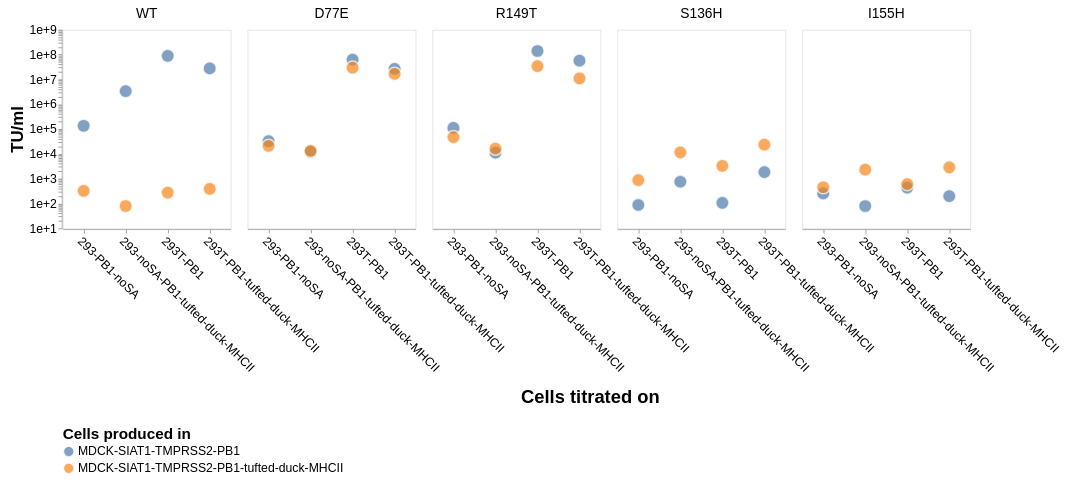

The notebook cell this image was saved under:
### Code cell
virus_order = ["WT", "D77E", "R149T", "S136H", "I155H"]

base = (
    alt.Chart(df)
    .mark_point(size=300, filled=True, stroke='white')
    .encode(
        x=alt.X(
            "cells titrated on:N",
            title=None,
            axis=alt.Axis(
                labelAngle=45,
                labelFontSize=16,
                labelLimit=1000,   # prevent truncation
                grid=False,
            ),
        ),
        y=alt.Y(
            "TU/ml:Q",
            title="TU/ml",
            scale=alt.Scale(type="log"),
            axis=alt.Axis(
                labelFontSize=16,
                titleFontSize=22,
                grid=False,
                format=".0e",
            ),
        ),
        color=alt.Color(
            "cells produced in:N",
            title="Cells produced in",
            legend=alt.Legend(
                orient="bottom",
                direction="horizontal",
                columns=1,          # stack entries so full text fits
                labelLimit=1000,    # prevent legend truncation
                titleLimit=1000,
                titleFontSize=20,
                labelFontSize=16,
                symbolSize=180,
            ),
        ),
        tooltip=[
            alt.Tooltip("virus:N"),
            alt.Tooltip("cells titrated on:N"),
            alt.Tooltip("cells produced in:N"),
            alt.Tooltip("TU/ml:Q", format=".2e"),
        ],
    )
    .properties(width=220, height=260)
)

facet_chart = base.facet(
    column=alt.Column(
        "virus:N",
        sort=virus_order,
        title=None,
        header=alt.Header(
            labelFontSize=18,
            titleFontSize=18,
        ),
    )
).resolve_scale(y="shared")

x_title = (
    alt.Chart(pd.DataFrame({"text": ["Cells titrated on"]}))
    .mark_text(fontSize=24, fontWeight="bold", align="left")
    .encode(text="text:N")
    .properties(height=40, width=1200)
)

chart = (
    alt.vconcat(
        facet_chart,
        x_title,
        spacing=10,
    )
    .configure_view(stroke=None)
    .configure_axis(
        labelFontSize=16,
        titleFontSize=20,
    )
    .configure_legend(
        labelLimit=1000,
        titleLimit=1000,
    )
    .configure(
        padding={"left": 10, "right": 40, "top": 10, "bottom": 20}
    )
)

chart

### Figure 1 — Vega-Lite specification as saved in the notebook (floating-point values rounded to 4 significant figures)
{"config": {"view": {"continuousWidth": 300, "continuousHeight": 300}, "padding": {"left": 10, "right": 40, "top": 10, "bottom": 20}}, "vconcat": [{"data": {"name": "data-4c053c06566e8c23d9b751dd47806cff"}, "facet": {"column": {"field": "virus", "header": {"labelFontSize": 18, "titleFontSize": 18}, "sort": ["WT", "D77E", "R149T", "S136H", "I155H"], "title": null, "type": "nominal"}}, "spec": {"mark": {"type": "point", "filled": true, "size": 300, "stroke": "white"}, "encoding": {"color": {"field": "cells produced in", "legend": {"columns": 1, "direction": "horizontal", "labelFontSize": 16, "labelLimit": 1000, "orient": "bottom", "symbolSize": 180, "titleFontSize": 20, "titleLimit": 1000}, "title": "Cells produced in", "type": "nominal"}, "tooltip": [{"field": "virus", "type": "nominal"}, {"field": "cells titrated on", "type": "nominal"}, {"field": "cells produced in", "type": "nominal"}, {"field": "TU/ml", "format": ".2e", "type": "quantitative"}], "x": {"axis": {"grid": false, "labelAngle": 45, "labelFontSize": 16, "labelLimit": 1000}, "field": "cells titrated on", "title": null, "type": "nominal"}, "y": {"axis": {"format": ".0e", "grid": false, "labelFontSize": 16, "titleFontSize": 22}, "field": "TU/ml", "scale": {"type": "log"}, "title": "TU/ml", "type": "quantitative"}}, "height": 260, "width": 220}, "resolve": {"scale": {"y": "shared"}}}, {"data": {"name": "data-9a27c3b723348a811e5d8cbcc2265106"}, "mark": {"type": "text", "align": "left", "fontSize": 24, "fontWeight": "bold"}, "encoding": {"text": {"field": "text", "type": "nominal"}}, "height": 40, "width": 1200}], "spacing": 10, "$schema": "https://vega.github.io/schema/vega-lite/v6.1.0.json", "datasets": {"data-4c053c06566e8c23d9b751dd47806cff": [{"Number of cells infected": 40000, "%positive counted by FACS": 1.68, "ml of virus used": 2.44e-05, "TU/ml": 27760000.0, "virus": "WT", "cells produced in": "MDCK-SIAT1-TMPRSS2-PB1", "cells titrated on": "293T-PB1-tufted-duck-MHCII"}, {"Number of cells infected": 40000, "%positive counted by FACS": 1.62, "ml of virus used": 2.44e-05, "TU/ml": 26760000.0, "virus": "D77E", "cells produced in": "MDCK-SIAT1-TMPRSS2-PB1", "cells titrated on": "293T-PB1-tufted-duck-MHCII"}, {"Number of cells infected": 40000, "%positive counted by FACS": 0.23, "ml of virus used": 0.05, "TU/ml": 1842.0, "virus": "S136H", "cells produced in": "MDCK-SIAT1-TMPRSS2-PB1", "cells titrated on": "293T-PB1-tufted-duck-MHCII"}, {"Number of cells infected": 40000, "%positive counted by FACS": 3.41, "ml of virus used": 2.44e-05, "TU/ml": 56840000.0, "virus": "R149T", "cells produced in": "MDCK-SIAT1-TMPRSS2-PB1", "cells titrated on": "293T-PB1-tufted-duck-MHCII"}, {"Number of cells infected": 40000, "%positive counted by FACS": 0.025, "ml of virus used": 0.05, "TU/ml": 200.0, "virus": "I155H", "cells produced in": "MDCK-SIAT1-TMPRSS2-PB1", "cells titrated on": "293T-PB1-tufted-duck-MHCII"}, {"Number of cells infected": 45000, "%positive counted by FACS": 4.76, "ml of virus used": 2.44e-05, "TU/ml": 89890000.0, "virus": "WT", "cells produced in": "MDCK-SIAT1-TMPRSS2-PB1", "cells titrated on": "293T-PB1"}, {"Number of cells infected": 45000, "%positive counted by FACS": 3.36, "ml of virus used": 2.44e-05, "TU/ml": 63000000.0, "virus": "D77E", "cells produced in": "MDCK-SIAT1-TMPRSS2-PB1", "cells titrated on": "293T-PB1"}, {"Number of cells infected": 45000, "%positive counted by FACS": 0.012, "ml of virus used": 0.05, "TU/ml": 108.0, "virus": "S136H", "cells produced in": "MDCK-SIAT1-TMPRSS2-PB1", "cells titrated on": "293T-PB1"}, {"Number of cells infected": 45000, "%positive counted by FACS": 7.31, "ml of virus used": 2.44e-05, "TU/ml": 139900000.0, "virus": "R149T", "cells produced in": "MDCK-SIAT1-TMPRSS2-PB1", "cells titrated on": "293T-PB1"}, {"Number of cells infected": 45000, "%positive counted by FACS": 0.049, "ml of virus used": 0.05, "TU/ml": 441.1, "virus": "I155H", "cells produced in": "MDCK-SIAT1-TMPRSS2-PB1", "cells titrated on": "293T-PB1"}, {"Number of cells infected": 40000, "%positive counted by FACS": 3.23, "ml of virus used": 0.0003906, "TU/ml": 3362000.0, "virus": "WT", "cells produced in": "MDCK-SIAT1-TMPRSS2-PB1", "cells titrated on": "293-noSA-PB1-tufted-duck-MHCII"}, {"Number of cells infected": 40000, "%positive counted by FACS": 1.49, "ml of virus used": 0.05, "TU/ml": 12010.0, "virus": "D77E", "cells produced in": "MDCK-SIAT1-TMPRSS2-PB1", "cells titrated on": "293-noSA-PB1-tufted-duck-MHCII"}, {"Number of cells infected": 40000, "%positive counted by FACS": 0.095, "ml of virus used": 0.05, "TU/ml": 760.4, "virus": "S136H", "cells produced in": "MDCK-SIAT1-TMPRSS2-PB1", "cells titrated on": "293-noSA-PB1-tufted-duck-MHCII"}, {"Number of cells infected": 40000, "%positive counted by FACS": 1.4, "ml of virus used": 0.05, "TU/ml": 11280.0, "virus": "R149T", "cells produced in": "MDCK-SIAT1-TMPRSS2-PB1", "cells titrated on": "293-noSA-PB1-tufted-duck-MHCII"}, {"Number of cells infected": 40000, "%positive counted by FACS": 0.01, "ml of virus used": 0.05, "TU/ml": 80.0, "virus": "I155H", "cells produced in": "MDCK-SIAT1-TMPRSS2-PB1", "cells titrated on": "293-noSA-PB1-tufted-duck-MHCII"}, {"Number of cells infected": 40000, "%positive counted by FACS": 2.11, "ml of virus used": 0.00625, "TU/ml": 136500.0, "virus": "WT", "cells produced in": "MDCK-SIAT1-TMPRSS2-PB1", "cells titrated on": "293-PB1-noSA"}, {"Number of cells infected": 40000, "%positive counted by FACS": 1.02, "ml of virus used": 0.0125, "TU/ml": 32810.0, "virus": "D77E", "cells produced in": "MDCK-SIAT1-TMPRSS2-PB1", "cells titrated on": "293-PB1-noSA"}, {"Number of cells infected": 40000, "%positive counted by FACS": 0.011, "ml of virus used": 0.05, "TU/ml": 88.0, "virus": "S136H", "cells produced in": "MDCK-SIAT1-TMPRSS2-PB1", "cells titrated on": "293-PB1-noSA"}, {"Number of cells infected": 40000, "%positive counted by FACS": 1.73, "ml of virus used": 0.00625, "TU/ml": 111700.0, "virus": "R149T", "cells produced in": "MDCK-SIAT1-TMPRSS2-PB1", "cells titrated on": "293-PB1-noSA"}, {"Number of cells infected": 40000, "%positive counted by FACS": 0.032, "ml of virus used": 0.05, "TU/ml": 256.0, "virus": "I155H", "cells produced in": "MDCK-SIAT1-TMPRSS2-PB1", "cells titrated on": "293-PB1-noSA"}, {"Number of cells infected": 40000, "%positive counted by FACS": 0.049, "ml of virus used": 0.05, "TU/ml": 392.1, "virus": "WT", "cells produced in": "MDCK-SIAT1-TMPRSS2-PB1-tufted-duck-MHCII", "cells titrated on": "293T-PB1-tufted-duck-MHCII"}, {"Number of cells infected": 40000, "%positive counted by FACS": 4.02, "ml of virus used": 9.77e-05, "TU/ml": 16810000.0, "virus": "D77E", "cells produced in": "MDCK-SIAT1-TMPRSS2-PB1-tufted-duck-MHCII", "cells titrated on": "293T-PB1-tufted-duck-MHCII"}, {"Number of cells infected": 40000, "%positive counted by FACS": 2.91, "ml of virus used": 0.05, "TU/ml": 23630.0, "virus": "S136H", "cells produced in": "MDCK-SIAT1-TMPRSS2-PB1-tufted-duck-MHCII", "cells titrated on": "293T-PB1-tufted-duck-MHCII"}, {"Number of cells infected": 40000, "%positive counted by FACS": 1.34, "ml of virus used": 4.88e-05, "TU/ml": 11050000.0, "virus": "R149T", "cells produced in": "MDCK-SIAT1-TMPRSS2-PB1-tufted-duck-MHCII", "cells titrated on": "293T-PB1-tufted-duck-MHCII"}, {"Number of cells infected": 40000, "%positive counted by FACS": 0.36, "ml of virus used": 0.05, "TU/ml": 2885.0, "virus": "I155H", "cells produced in": "MDCK-SIAT1-TMPRSS2-PB1-tufted-duck-MHCII", "cells titrated on": "293T-PB1-tufted-duck-MHCII"}, {"Number of cells infected": 45000, "%positive counted by FACS": 0.031, "ml of virus used": 0.05, "TU/ml": 279.0, "virus": "WT", "cells produced in": "MDCK-SIAT1-TMPRSS2-PB1-tufted-duck-MHCII", "cells titrated on": "293T-PB1"}, {"Number of cells infected": 45000, "%positive counted by FACS": 1.6, "ml of virus used": 2.44e-05, "TU/ml": 29730000.0, "virus": "D77E", "cells produced in": "MDCK-SIAT1-TMPRSS2-PB1-tufted-duck-MHCII", "cells titrated on": "293T-PB1"}, {"Number of cells infected": 45000, "%positive counted by FACS": 0.37, "ml of virus used": 0.05, "TU/ml": 3336.0, "virus": "S136H", "cells produced in": "MDCK-SIAT1-TMPRSS2-PB1-tufted-duck-MHCII", "cells titrated on": "293T-PB1"}, {"Number of cells infected": 45000, "%positive counted by FACS": 1.86, "ml of virus used": 2.44e-05, "TU/ml": 34610000.0, "virus": "R149T", "cells produced in": "MDCK-SIAT1-TMPRSS2-PB1-tufted-duck-MHCII", "cells titrated on": "293T-PB1"}, {"Number of cells infected": 45000, "%positive counted by FACS": 0.068, "ml of virus used": 0.05, "TU/ml": 612.2, "virus": "I155H", "cells produced in": "MDCK-SIAT1-TMPRSS2-PB1-tufted-duck-MHCII", "cells titrated on": "293T-PB1"}, {"Number of cells infected": 40000, "%positive counted by FACS": 0.01, "ml of virus used": 0.05, "TU/ml": 80.0, "virus": "WT", "cells produced in": "MDCK-SIAT1-TMPRSS2-PB1-tufted-duck-MHCII", "cells titrated on": "293-noSA-PB1-tufted-duck-MHCII"}, {"Number of cells infected": 40000, "%positive counted by FACS": 1.65, "ml of virus used": 0.05, "TU/ml": 13310.0, "virus": "D77E", "cells produced in": "MDCK-SIAT1-TMPRSS2-PB1-tufted-duck-MHCII", "cells titrated on": "293-noSA-PB1-tufted-duck-MHCII"}, {"Number of cells infected": 40000, "%positive counted by FACS": 1.44, "ml of virus used": 0.05, "TU/ml": 11600.0, "virus": "S136H", "cells produced in": "MDCK-SIAT1-TMPRSS2-PB1-tufted-duck-MHCII", "cells titrated on": "293-noSA-PB1-tufted-duck-MHCII"}, {"Number of cells infected": 40000, "%positive counted by FACS": 2.01, "ml of virus used": 0.05, "TU/ml": 16240.0, "virus": "R149T", "cells produced in": "MDCK-SIAT1-TMPRSS2-PB1-tufted-duck-MHCII", "cells titrated on": "293-noSA-PB1-tufted-duck-MHCII"}, {"Number of cells infected": 40000, "%positive counted by FACS": 0.29, "ml of virus used": 0.05, "TU/ml": 2323.0, "virus": "I155H", "cells produced in": "MDCK-SIAT1-TMPRSS2-PB1-tufted-duck-MHCII", "cells titrated on": "293-noSA-PB1-tufted-duck-MHCII"}, {"Number of cells infected": 40000, "%positive counted by FACS": 0.041, "ml of virus used": 0.05, "TU/ml": 328.1, "virus": "WT", "cells produced in": "MDCK-SIAT1-TMPRSS2-PB1-tufted-duck-MHCII", "cells titrated on": "293-PB1-noSA"}, {"Number of cells infected": 40000, "%positive counted by FACS": 0.66, "ml of virus used": 0.0125, "TU/ml": 21190.0, "virus": "D77E", "cells produced in": "MDCK-SIAT1-TMPRSS2-PB1-tufted-duck-MHCII", "cells titrated on": "293-PB1-noSA"}, {"Number of cells infected": 40000, "%positive counted by FACS": 0.11, "ml of virus used": 0.05, "TU/ml": 880.5, "virus": "S136H", "cells produced in": "MDCK-SIAT1-TMPRSS2-PB1-tufted-duck-MHCII", "cells titrated on": "293-PB1-noSA"}, {"Number of cells infected": 40000, "%positive counted by FACS": 1.48, "ml of virus used": 0.0125, "TU/ml": 47710.0, "virus": "R149T", "cells produced in": "MDCK-SIAT1-TMPRSS2-PB1-tufted-duck-MHCII", "cells titrated on": "293-PB1-noSA"}, {"Number of cells infected": 40000, "%positive counted by FACS": 0.057, "ml of virus used": 0.05, "TU/ml": 456.1, "virus": "I155H", "cells produced in": "MDCK-SIAT1-TMPRSS2-PB1-tufted-duck-MHCII", "cells titrated on": "293-PB1-noSA"}], "data-9a27c3b723348a811e5d8cbcc2265106": [{"text": "Cells titrated on"}]}}
